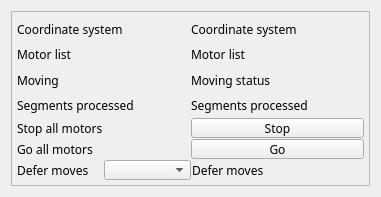
<?xml version="1.0" encoding="UTF-8"?>
<ui version="4.0">
 <class>EFrame</class>
 <widget class="QEFrame" name="EFrame">
  <property name="geometry">
   <rect>
    <x>0</x>
    <y>0</y>
    <width>381</width>
    <height>197</height>
   </rect>
  </property>
  <property name="sizePolicy">
   <sizepolicy hsizetype="Expanding" vsizetype="Expanding">
    <horstretch>0</horstretch>
    <verstretch>0</verstretch>
   </sizepolicy>
  </property>
  <property name="sizeIncrement">
   <size>
    <width>1</width>
    <height>1</height>
   </size>
  </property>
  <property name="font">
   <font>
    <family>Abyssinica SIL</family>
    <pointsize>6</pointsize>
   </font>
  </property>
  <property name="windowTitle">
   <string>EFrame</string>
  </property>
  <layout class="QVBoxLayout" name="verticalLayout_5">
   <item>
    <widget class="QFrame" name="frame">
     <property name="sizePolicy">
      <sizepolicy hsizetype="Expanding" vsizetype="Expanding">
       <horstretch>0</horstretch>
       <verstretch>0</verstretch>
      </sizepolicy>
     </property>
     <property name="font">
      <font>
       <family>Abyssinica SIL</family>
       <pointsize>9</pointsize>
      </font>
     </property>
     <property name="frameShape">
      <enum>QFrame::StyledPanel</enum>
     </property>
     <property name="frameShadow">
      <enum>QFrame::Raised</enum>
     </property>
     <layout class="QVBoxLayout" name="verticalLayout_4">
      <property name="spacing">
       <number>1</number>
      </property>
      <property name="margin">
       <number>5</number>
      </property>
      <item>
       <layout class="QVBoxLayout" name="verticalLayout_3" stretch="5,1,1,1">
        <property name="spacing">
         <number>1</number>
        </property>
        <item>
         <layout class="QHBoxLayout" name="horizontalLayout_4">
          <property name="spacing">
           <number>1</number>
          </property>
          <item>
           <layout class="QVBoxLayout" name="verticalLayout">
            <property name="spacing">
             <number>1</number>
            </property>
            <item>
             <widget class="QLabel" name="label_4">
              <property name="sizePolicy">
               <sizepolicy hsizetype="Preferred" vsizetype="Expanding">
                <horstretch>0</horstretch>
                <verstretch>0</verstretch>
               </sizepolicy>
              </property>
              <property name="minimumSize">
               <size>
                <width>0</width>
                <height>1</height>
               </size>
              </property>
              <property name="font">
               <font>
                <family>Abyssinica SIL</family>
                <pointsize>9</pointsize>
               </font>
              </property>
              <property name="text">
               <string>Coordinate system</string>
              </property>
             </widget>
            </item>
            <item>
             <widget class="QLabel" name="label_5">
              <property name="sizePolicy">
               <sizepolicy hsizetype="Preferred" vsizetype="Expanding">
                <horstretch>0</horstretch>
                <verstretch>0</verstretch>
               </sizepolicy>
              </property>
              <property name="minimumSize">
               <size>
                <width>0</width>
                <height>1</height>
               </size>
              </property>
              <property name="font">
               <font>
                <family>Abyssinica SIL</family>
                <pointsize>9</pointsize>
               </font>
              </property>
              <property name="text">
               <string>Motor list</string>
              </property>
             </widget>
            </item>
            <item>
             <widget class="QLabel" name="label_6">
              <property name="sizePolicy">
               <sizepolicy hsizetype="Preferred" vsizetype="Expanding">
                <horstretch>0</horstretch>
                <verstretch>0</verstretch>
               </sizepolicy>
              </property>
              <property name="minimumSize">
               <size>
                <width>0</width>
                <height>1</height>
               </size>
              </property>
              <property name="font">
               <font>
                <family>Abyssinica SIL</family>
                <pointsize>9</pointsize>
               </font>
              </property>
              <property name="text">
               <string>Moving</string>
              </property>
             </widget>
            </item>
            <item>
             <widget class="QLabel" name="label_7">
              <property name="sizePolicy">
               <sizepolicy hsizetype="Preferred" vsizetype="Expanding">
                <horstretch>0</horstretch>
                <verstretch>0</verstretch>
               </sizepolicy>
              </property>
              <property name="minimumSize">
               <size>
                <width>0</width>
                <height>1</height>
               </size>
              </property>
              <property name="font">
               <font>
                <family>Abyssinica SIL</family>
                <pointsize>9</pointsize>
               </font>
              </property>
              <property name="text">
               <string>Segments processed</string>
              </property>
             </widget>
            </item>
           </layout>
          </item>
          <item>
           <layout class="QVBoxLayout" name="verticalLayout_2">
            <property name="spacing">
             <number>1</number>
            </property>
            <item>
             <widget class="QELabel" name="qelabel_3">
              <property name="sizePolicy">
               <sizepolicy hsizetype="Minimum" vsizetype="Expanding">
                <horstretch>0</horstretch>
                <verstretch>0</verstretch>
               </sizepolicy>
              </property>
              <property name="minimumSize">
               <size>
                <width>0</width>
                <height>1</height>
               </size>
              </property>
              <property name="font">
               <font>
                <family>Abyssinica SIL</family>
                <pointsize>9</pointsize>
               </font>
              </property>
              <property name="layoutDirection">
               <enum>Qt::LeftToRight</enum>
              </property>
              <property name="alignment">
               <set>Qt::AlignLeading|Qt::AlignLeft|Qt::AlignVCenter</set>
              </property>
              <property name="variable" stdset="0">
               <string>$(DMC)$(R)_NAME_MON</string>
              </property>
              <property name="text">
               <string>Coordinate system</string>
              </property>
             </widget>
            </item>
            <item>
             <widget class="QELabel" name="qelabel_4">
              <property name="sizePolicy">
               <sizepolicy hsizetype="Minimum" vsizetype="Expanding">
                <horstretch>0</horstretch>
                <verstretch>0</verstretch>
               </sizepolicy>
              </property>
              <property name="minimumSize">
               <size>
                <width>0</width>
                <height>1</height>
               </size>
              </property>
              <property name="font">
               <font>
                <family>Abyssinica SIL</family>
                <pointsize>9</pointsize>
               </font>
              </property>
              <property name="layoutDirection">
               <enum>Qt::LeftToRight</enum>
              </property>
              <property name="alignment">
               <set>Qt::AlignLeading|Qt::AlignLeft|Qt::AlignVCenter</set>
              </property>
              <property name="variable" stdset="0">
               <string>$(DMC)$(R)_MOTORS_MON</string>
              </property>
              <property name="text">
               <string>Motor list</string>
              </property>
             </widget>
            </item>
            <item>
             <widget class="QELabel" name="qelabel_5">
              <property name="sizePolicy">
               <sizepolicy hsizetype="Minimum" vsizetype="Expanding">
                <horstretch>0</horstretch>
                <verstretch>0</verstretch>
               </sizepolicy>
              </property>
              <property name="minimumSize">
               <size>
                <width>0</width>
                <height>1</height>
               </size>
              </property>
              <property name="font">
               <font>
                <family>Abyssinica SIL</family>
                <pointsize>9</pointsize>
               </font>
              </property>
              <property name="layoutDirection">
               <enum>Qt::LeftToRight</enum>
              </property>
              <property name="alignment">
               <set>Qt::AlignLeading|Qt::AlignLeft|Qt::AlignVCenter</set>
              </property>
              <property name="variable" stdset="0">
               <string>$(DMC)$(R)_MOVN_STATUS</string>
              </property>
              <property name="text">
               <string>Moving status</string>
              </property>
             </widget>
            </item>
            <item>
             <widget class="QELabel" name="qelabel_6">
              <property name="sizePolicy">
               <sizepolicy hsizetype="Minimum" vsizetype="Expanding">
                <horstretch>0</horstretch>
                <verstretch>0</verstretch>
               </sizepolicy>
              </property>
              <property name="minimumSize">
               <size>
                <width>0</width>
                <height>1</height>
               </size>
              </property>
              <property name="font">
               <font>
                <family>Abyssinica SIL</family>
                <pointsize>9</pointsize>
               </font>
              </property>
              <property name="layoutDirection">
               <enum>Qt::LeftToRight</enum>
              </property>
              <property name="alignment">
               <set>Qt::AlignLeading|Qt::AlignLeft|Qt::AlignVCenter</set>
              </property>
              <property name="variable" stdset="0">
               <string>$(DMC)$(R)_SEGMENTS_MON</string>
              </property>
              <property name="text">
               <string>Segments processed</string>
              </property>
             </widget>
            </item>
           </layout>
          </item>
         </layout>
        </item>
        <item>
         <layout class="QHBoxLayout" name="horizontalLayout">
          <property name="spacing">
           <number>1</number>
          </property>
          <item>
           <widget class="QLabel" name="label_8">
            <property name="sizePolicy">
             <sizepolicy hsizetype="Preferred" vsizetype="Preferred">
              <horstretch>0</horstretch>
              <verstretch>0</verstretch>
             </sizepolicy>
            </property>
            <property name="minimumSize">
             <size>
              <width>0</width>
              <height>0</height>
             </size>
            </property>
            <property name="font">
             <font>
              <family>Abyssinica SIL</family>
              <pointsize>9</pointsize>
             </font>
            </property>
            <property name="text">
             <string>Stop all motors</string>
            </property>
           </widget>
          </item>
          <item>
           <widget class="QEPushButton" name="qepushbutton">
            <property name="sizePolicy">
             <sizepolicy hsizetype="Preferred" vsizetype="Expanding">
              <horstretch>0</horstretch>
              <verstretch>0</verstretch>
             </sizepolicy>
            </property>
            <property name="minimumSize">
             <size>
              <width>0</width>
              <height>1</height>
             </size>
            </property>
            <property name="font">
             <font>
              <family>Abyssinica SIL</family>
              <pointsize>9</pointsize>
             </font>
            </property>
            <property name="text">
             <string>Stop</string>
            </property>
            <property name="iconSize">
             <size>
              <width>5</width>
              <height>5</height>
             </size>
            </property>
            <property name="variable" stdset="0">
             <string>$(DMC)$(R)_STOP_CMD</string>
            </property>
            <property name="alignment" stdset="0">
             <set>Qt::AlignCenter</set>
            </property>
           </widget>
          </item>
         </layout>
        </item>
        <item>
         <layout class="QHBoxLayout" name="horizontalLayout_2">
          <property name="spacing">
           <number>1</number>
          </property>
          <item>
           <widget class="QLabel" name="label_9">
            <property name="sizePolicy">
             <sizepolicy hsizetype="Preferred" vsizetype="Preferred">
              <horstretch>0</horstretch>
              <verstretch>0</verstretch>
             </sizepolicy>
            </property>
            <property name="minimumSize">
             <size>
              <width>0</width>
              <height>0</height>
             </size>
            </property>
            <property name="font">
             <font>
              <family>Abyssinica SIL</family>
              <pointsize>9</pointsize>
             </font>
            </property>
            <property name="text">
             <string>Go all motors</string>
            </property>
           </widget>
          </item>
          <item>
           <widget class="QEPushButton" name="qepushbutton_2">
            <property name="sizePolicy">
             <sizepolicy hsizetype="Preferred" vsizetype="Expanding">
              <horstretch>0</horstretch>
              <verstretch>0</verstretch>
             </sizepolicy>
            </property>
            <property name="minimumSize">
             <size>
              <width>0</width>
              <height>1</height>
             </size>
            </property>
            <property name="font">
             <font>
              <family>Abyssinica SIL</family>
              <pointsize>9</pointsize>
             </font>
            </property>
            <property name="text">
             <string>Go</string>
            </property>
            <property name="variable" stdset="0">
             <string>$(DMC)$(R)_GO_CMD</string>
            </property>
           </widget>
          </item>
         </layout>
        </item>
        <item>
         <layout class="QHBoxLayout" name="horizontalLayout_3" stretch="1,1,2">
          <property name="spacing">
           <number>1</number>
          </property>
          <item>
           <widget class="QLabel" name="label_11">
            <property name="sizePolicy">
             <sizepolicy hsizetype="Preferred" vsizetype="Preferred">
              <horstretch>0</horstretch>
              <verstretch>0</verstretch>
             </sizepolicy>
            </property>
            <property name="minimumSize">
             <size>
              <width>0</width>
              <height>0</height>
             </size>
            </property>
            <property name="font">
             <font>
              <family>Abyssinica SIL</family>
              <pointsize>9</pointsize>
             </font>
            </property>
            <property name="text">
             <string>Defer moves</string>
            </property>
           </widget>
          </item>
          <item>
           <widget class="QEComboBox" name="qecombobox_3">
            <property name="sizePolicy">
             <sizepolicy hsizetype="Preferred" vsizetype="Expanding">
              <horstretch>0</horstretch>
              <verstretch>0</verstretch>
             </sizepolicy>
            </property>
            <property name="minimumSize">
             <size>
              <width>0</width>
              <height>1</height>
             </size>
            </property>
            <property name="font">
             <font>
              <family>Abyssinica SIL</family>
              <pointsize>9</pointsize>
             </font>
            </property>
            <property name="variable" stdset="0">
             <string>$(DMC)DEFER_CMD</string>
            </property>
           </widget>
          </item>
          <item>
           <widget class="QELabel" name="qelabel_8">
            <property name="sizePolicy">
             <sizepolicy hsizetype="Preferred" vsizetype="Expanding">
              <horstretch>0</horstretch>
              <verstretch>0</verstretch>
             </sizepolicy>
            </property>
            <property name="minimumSize">
             <size>
              <width>0</width>
              <height>0</height>
             </size>
            </property>
            <property name="font">
             <font>
              <family>Abyssinica SIL</family>
              <pointsize>9</pointsize>
             </font>
            </property>
            <property name="variable" stdset="0">
             <string>$(DMC)DEFER_STATUS</string>
            </property>
            <property name="text">
             <string>Defer moves                  </string>
            </property>
           </widget>
          </item>
         </layout>
        </item>
       </layout>
      </item>
     </layout>
    </widget>
   </item>
  </layout>
 </widget>
 <customwidgets>
  <customwidget>
   <class>QEComboBox</class>
   <extends>QComboBox</extends>
   <header>QEComboBox.h</header>
  </customwidget>
  <customwidget>
   <class>QELabel</class>
   <extends>QLabel</extends>
   <header>QELabel.h</header>
  </customwidget>
  <customwidget>
   <class>QEPushButton</class>
   <extends>QPushButton</extends>
   <header>QEPushButton.h</header>
  </customwidget>
  <customwidget>
   <class>QEFrame</class>
   <extends>QFrame</extends>
   <header>QEFrame.h</header>
   <container>1</container>
  </customwidget>
 </customwidgets>
 <resources/>
 <connections/>
</ui>
